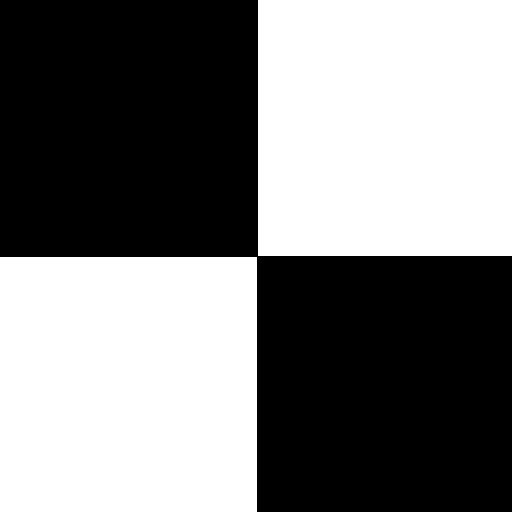
%> input picture Week 5/Fig0315(a)(original_test_pattern).tif, 512 x 512 px
$ octave Ex3_04.m   (GNU Octave 9; MATLAB toolbox functions it lacks are replaced by stand-ins)
%> lines starting %> are read from the running program, lines starting %| are printed output that depends on the picture; in (x1, y1, x2, y2) boxes, pixels count from 0 and x2, y2 are one past the last pixel; in counts of white or black regions, pixels touching at a corner belong together; the program's own positions count from 1
clear all;
close all;
%--------Linear Filtering-------%
f = imread('Fig0315(a)(original_test_pattern).tif');
%> f is the input picture: size 512x512 uint8; values 0 (black) and 250 (white), 49.8% white; 2 white regions, box (x1, y1, x2, y2) and area: (0, 257, 257, 512) 65535, (258, 0, 512, 256) 65024
w = [0.1 0.1 0.1;
    0.1 0.2 0.1;
    0.1 0.1 0.1];

afterfilter = conv2(double(f), w);
figure(1);
subplot(1,2,1); imshow(f);
subplot(1,2,1); imshow(uint8(afterfilter));

%-------SYNTAX-------%
% g = imfilter(f, w, filter_mode,
% boundary_options, size_options)
%
% f = input image
% w = filter mask
% g = filter result
%
% w =   [0.1 0.1 0.1;
%        0.1 0.2 0.1;
%        0.1 0.1 0.1];
%

lowresult1 = imfilter(double(f), w, 'conv', 'replicate');
lowresult2 = imfilter(double(f), w, 'corr', 'replicate');

figure(2);
subplot(2, 2, 1); imshow(f);
subplot(2, 2, 2); imshow(lowresult1);
subplot(2, 2, 3); imshow(lowresult2);

hw = [1 1 1;
      1 -8 1;
      1 1 1;];

hiresult = imfilter(double(f), hw, 'conv', 'replicate');
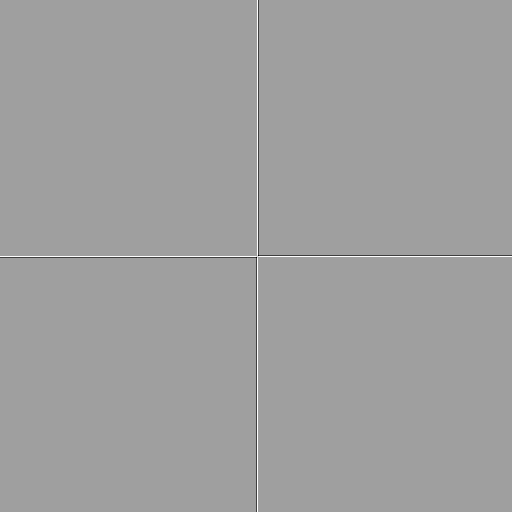
%> hiresult: size 512x512 double; min -1250, max 750, mean 0; drawn with min black and max white

figure;
subplot(2, 2, 1); imshow(f);
subplot(2, 2, 2); imshow(uint8(lowresult1));
subplot(2, 2, 3); imshow(uint8(hiresult));
%> after `imshow(uint8(hiresult))`:
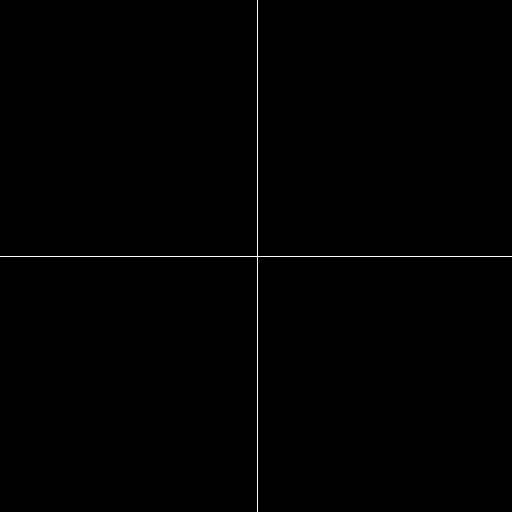
%> displayed picture: size 512x512, on the screen's scale of 0 to 255; 0.39% white in thin lines or dots

%-------Generate black-white image-------
white(1:50, 1:50) = 1;
black(1:50, 1:50) = 0;
blkwht = [black white; white black];

w5 = ones(5);

result1 = imfilter(double(blkwht), w5, 'conv');
result2 = imfilter(double(blkwht), w5, 'conv', 'replicate');
result3 = imfilter(double(blkwht), w5, 'conv', 'symmetric');
result4 = imfilter(double(blkwht), w5, 'conv', 'circular');

figure(3);
subplot(2, 3, 1); imshow(blkwht);
subplot(2, 3, 2); imshow(im2uint8(mat2gray(result1)));
subplot(2, 3, 3); imshow(im2uint8(mat2gray(result2)));
subplot(2, 3, 4); imshow(im2uint8(mat2gray(result3)));
subplot(2, 3, 5); imshow(im2uint8(mat2gray(result4)));
%> after `imshow(im2uint8(mat2gray(result4)))`:
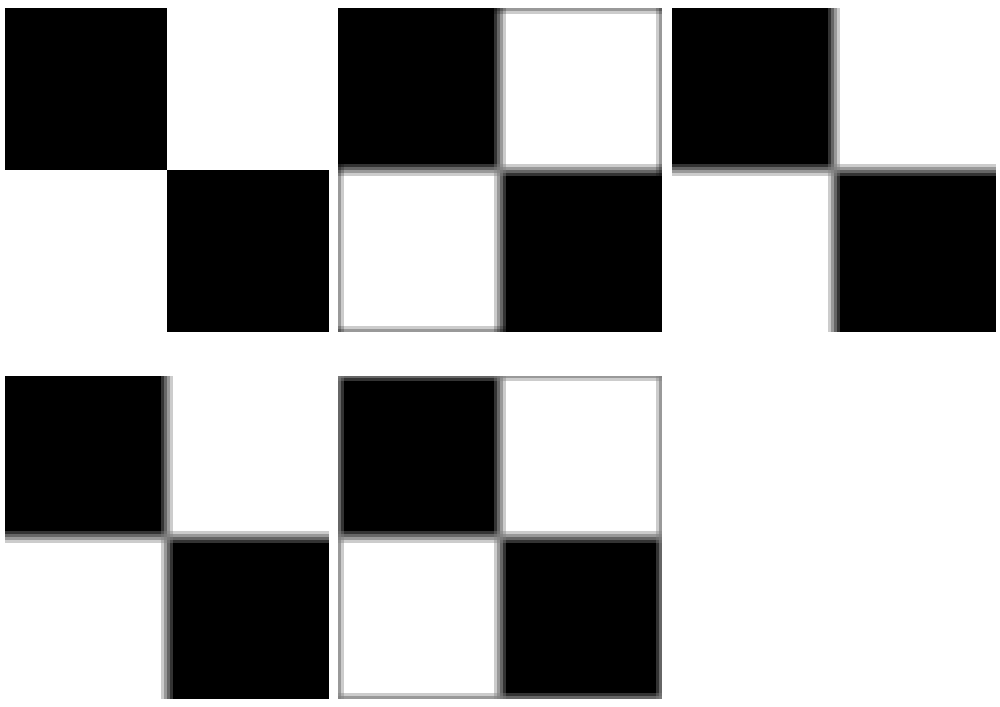
%> figure redrawn from the program's plot data, 5 panels


%----Non-Linear Spatial Filtering----
%
% SYNTAX
%
% g = ordfilt2(f, order, domain)
%
% f = input image
% w = filter mask
% g = filter result
%

f = imread('Fig0318(a)(ckt-board-orig).tif');
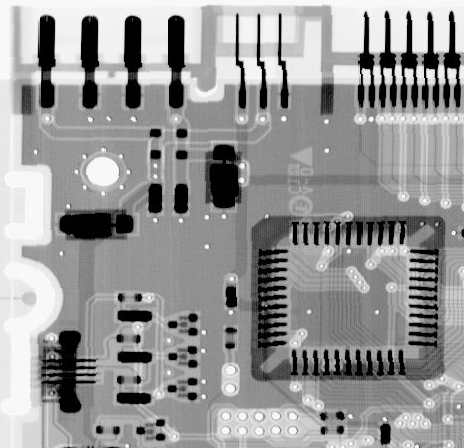
%> input picture Week 5/Fig0318(a)(ckt-board-orig).tif, 464 x 448 px
%> f is the input picture: size 448x464 uint8; min 0, max 255, mean 150.8

nonsf1 = ordfilt2(f, 1, ones(3));
nonsf2 = ordfilt2(f, 5, ones(3));
nonsf3 = ordfilt2(f, 9, ones(3));

figure(4);
subplot(2, 2, 1); imshow(f);
subplot(2, 2, 2); imshow(nonsf1);
subplot(2, 2, 3); imshow(nonsf2);
subplot(2, 2, 4); imshow(nonsf3);

%---- Add Noise ----%
fn = imnoise(f, 'salt & pepper', 0.2);
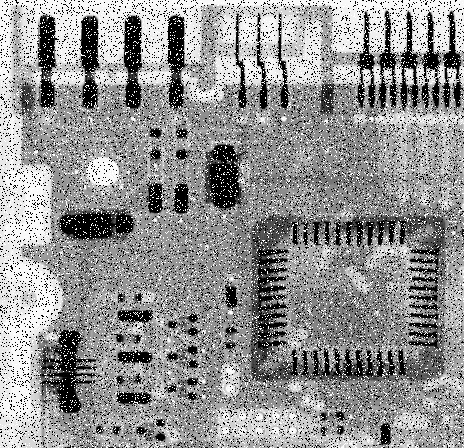
%> fn: size 448x464 uint8; min 0, max 255, mean 146
mf3 = ordfilt2(fn, 5, ones(3));
mf5 = ordfilt2(fn, 13, ones(5));

mf6 = medfilt2(fn, [5 5], 'symmetric');

figure(5);
subplot(2, 2, 1); imshow(f);
subplot(2, 2, 2); imshow(fn);
subplot(2, 2, 3); imshow(mf3);
subplot(2, 2, 4); imshow(mf5);

figure(6); imshow(mf6);

%---- Special filter ----%
f = imread('Fig0316(a)(moon).tif');
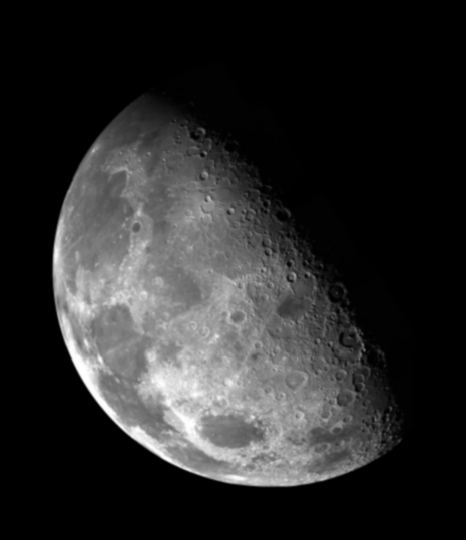
%> input picture Week 5/Fig0316(a)(moon).tif, 466 x 540 px
%> f is the input picture: size 540x466 uint8; min 0, max 254, mean 42.7

w1 = fspecial('laplacian', 0);
w2 = fspecial('sobel');
w3 = fspecial('prewitt');
w4 = 1/25.*ones(5);

sf1 = imfilter(f, w1, 'conv');
sf2 = imfilter(f, w2, 'conv');
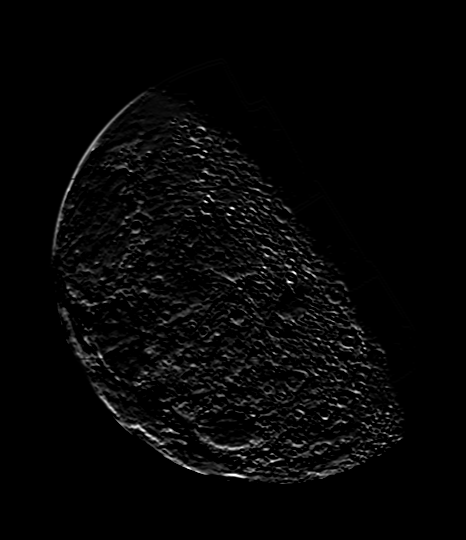
%> sf2: size 540x466 uint8; min 0, max 255, mean 6.4
sf3 = imfilter(f, w3, 'conv');
sf4 = imfilter(f, w4, 'conv');

figure(7);
subplot(2, 2, 1); imshow(f);
subplot(2, 2, 2); imshow(sf1);
subplot(2, 2, 3); imshow(sf2);
subplot(2, 2, 4); imshow(sf3);

figure(8); imshow(sf4);
